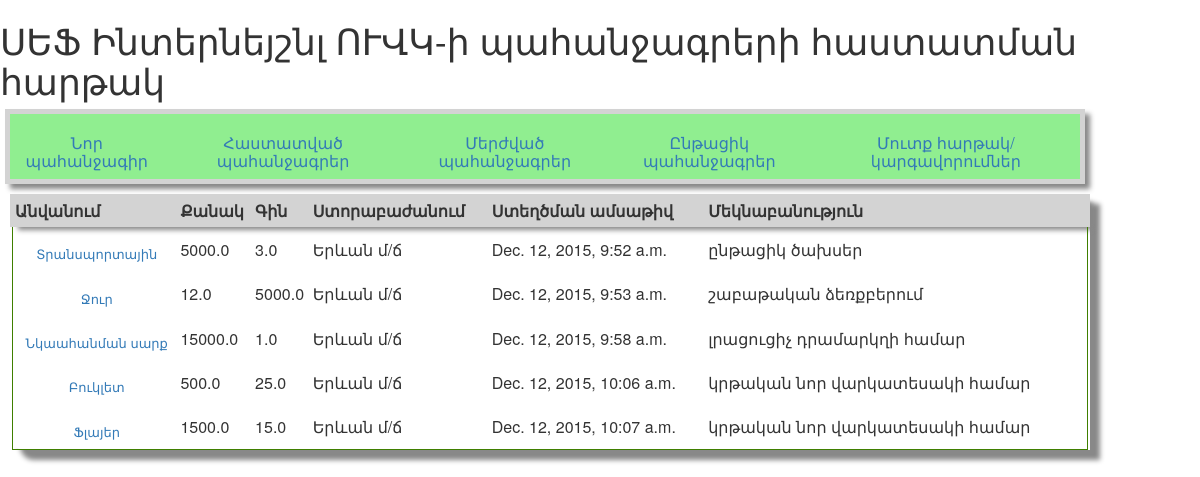
The app's page /cur_request_list (signed in) with its own data.
### requests/models.py (models this page shows, shortened)
class Lists(models.Model):
    Initiator = models.ForeignKey('auth.User')
    Division = models.ForeignKey('divisions.divisions')
    request_type_id = models.ForeignKey('request_types.request_types')
    purchase_purpose = models.CharField(max_length=150)
    product_name = models.CharField(max_length=75)
    product_price = models.FloatField(default=1)
    product_quantity = models.FloatField(default=1)
    comment = models.CharField(max_length=200)
    created_date = models.DateTimeField(
            default=timezone.now)
    approved_date_head = models.DateTimeField(
            blank=True, null=True)
    approved_date_admin = models.DateTimeField(
            blank=True, null=True)
    approved_date_fin = models.DateTimeField(
            blank=True, null=True)
    approved_date_CEO_DCEO = models.DateTimeField(
            blank=True, null=True)
    status_id = models.ForeignKey(request_status,related_name="request_status")

### divisions/models.py (models this page shows, shortened)
class divisions(models.Model):
    Branch_name = models.CharField(max_length=75)
    AS_code = models.CharField(max_length=3)
    def __str__(self):
        return (self.Branch_name)

### requests/views.py (the view)
# urls.py: url(r'^cur_request_list$', views.cur_request_lists, name='cur_request_list'),
def cur_request_lists(request):
    current_user = request.user.id
    restricted_group = models.Group.objects.get(id=1)
    restricted_users = restricted_group.user_set.filter(id=current_user)
    if request.user.is_authenticated() and len(restricted_users)>0:
        cur_requests = Lists.objects.filter(status_id=1, Initiator=current_user).order_by('created_date')
        return render(request, 'requests/cur_request_list.html', {'cur_requests': cur_requests})
    elif request.user.is_authenticated() and len(restricted_users)==0:
        cur_requests = Lists.objects.filter(status_id=1).order_by('created_date')
        return render(request, 'requests/cur_request_list.html', {'cur_requests': cur_requests})
    else:
        return redirect('home')

### requests/templates/requests/cur_request_list.html
{% extends 'requests/base.html' %}
{% block content %}
<table class="table-bottom">
  <tr class="tr_1">
    <th>Անվանում</th>
    <th>Քանակ</th>
    <th>Գին</th>
    <th>Ստորաբաժանում</th>
    <th>Ստեղծման ամսաթիվ</th>
    <th>Մեկնաբանություն</th>
  </tr>
    {% for request in cur_requests%}
        <tr>
            <td  class="td_1"> <h1><a href="{% url 'request_detail' pk=request.pk %}" class="td_1">{{ request.product_name }}</a></h1></td>
            <td>{{ request.product_quantity }}</td>
            <td>{{ request.product_price }}</td>
            <td>{{ request.Division}}</td>
            <td>{{ request.created_date }}</td>
            <td>{{ request.comment }}</td>
        </tr>
    {% endfor %}
{% endblock content %}

### requests/static/css/requests.css (style rules this page uses)
.td_1 { text-align: center; font-size: small; }
.table-bottom { margin-top: 5px; margin-left:10px; padding:0px; width:90%; box-shadow: 10px 10px 5px #888888; border:1px solid #3f7f00; -moz-border-radius-bottomleft:14px; -webkit-border-bottom-left-radius:14px; border-bottom-left-radius:14px; }
.tr_1 { align-items: center; box-shadow: 5px 5px 5px #888888; border: 5px solid lightgrey; background: lightgray; }

### records on screen
Lists: product_name "Տրանսպորտային", product_quantity "5000.0", product_price "3.0", Division "Երևան մ/ճ", created_date "Dec. 12, 2015, 9:52 a.m.", comment "ընթացիկ ծախսեր"
Lists: product_name "Ջուր", product_quantity "12.0", product_price "5000.0", Division "Երևան մ/ճ", created_date "Dec. 12, 2015, 9:53 a.m.", comment "շաբաթական ձեռքբերում"
Lists: product_name "Նկաահանման սարք", product_quantity "15000.0", product_price "1.0", Division "Երևան մ/ճ", created_date "Dec. 12, 2015, 9:58 a.m.", comment "լրացուցիչ դրամարկղի համար"
Lists: product_name "Բուկլետ", product_quantity "500.0", product_price "25.0", Division "Երևան մ/ճ", created_date "Dec. 12, 2015, 10:06 a.m.", comment "կրթական նոր վարկատեսակի համար"
Lists: product_name "Ֆլայեր", product_quantity "1500.0", product_price "15.0", Division "Երևան մ/ճ", created_date "Dec. 12, 2015, 10:07 a.m.", comment "կրթական նոր վարկատեսակի համար"
